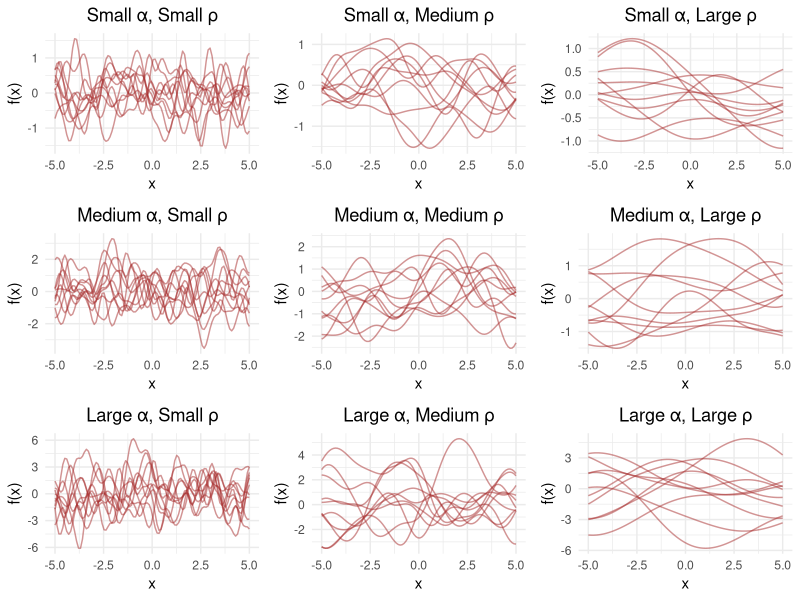
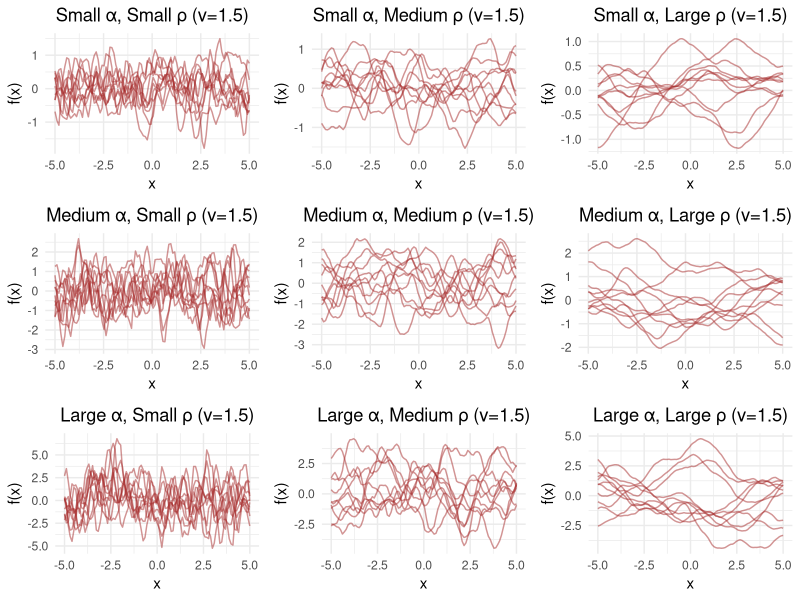
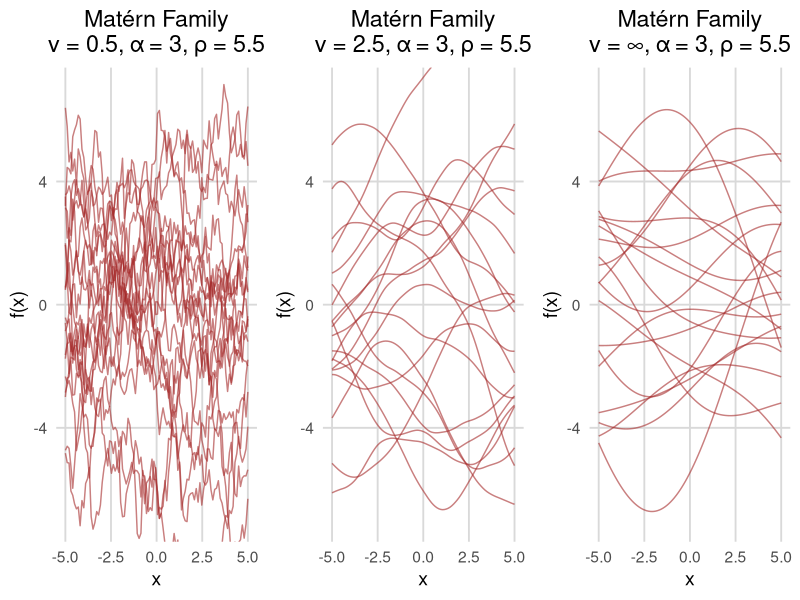
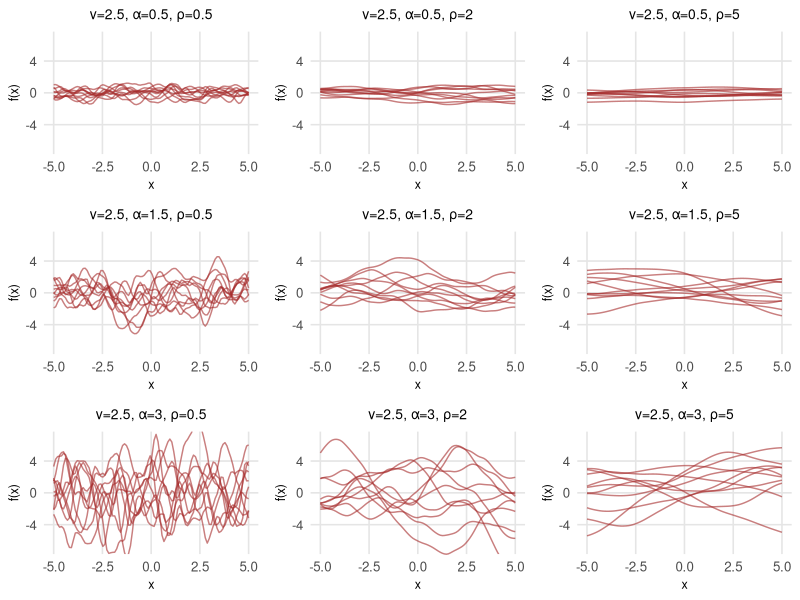
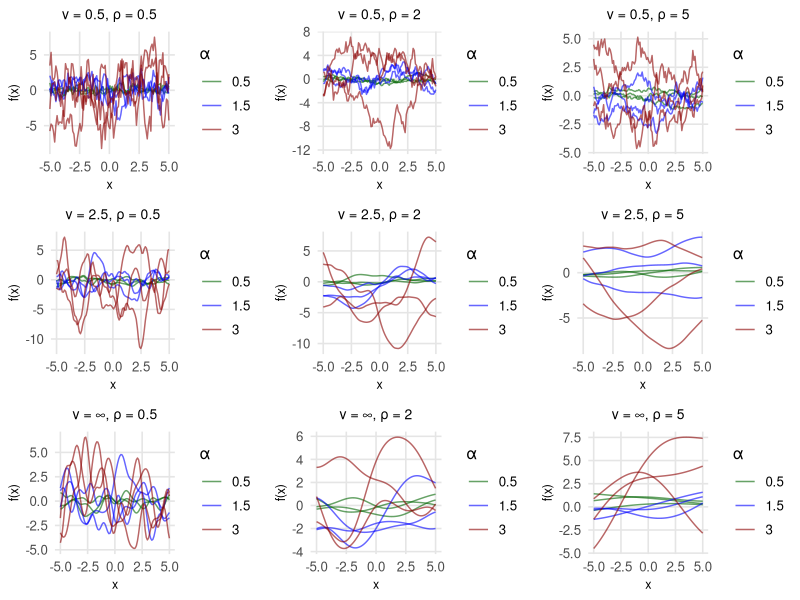
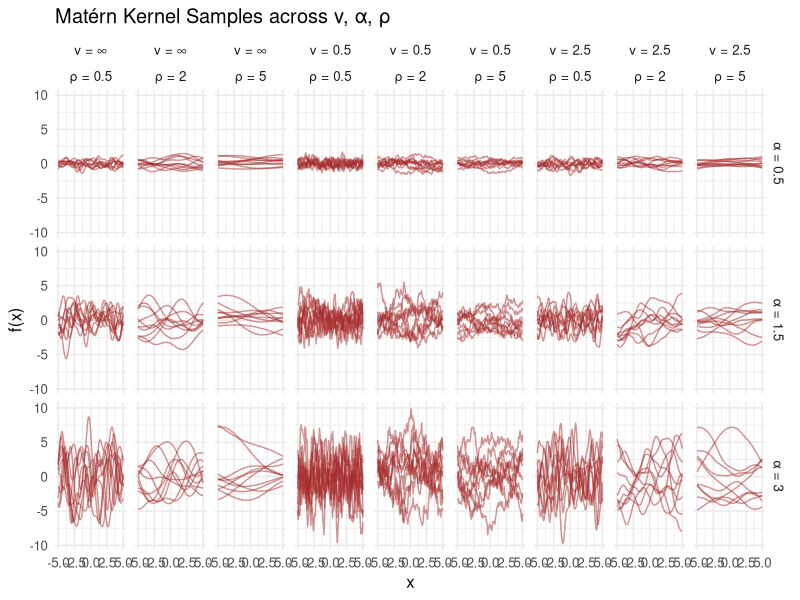
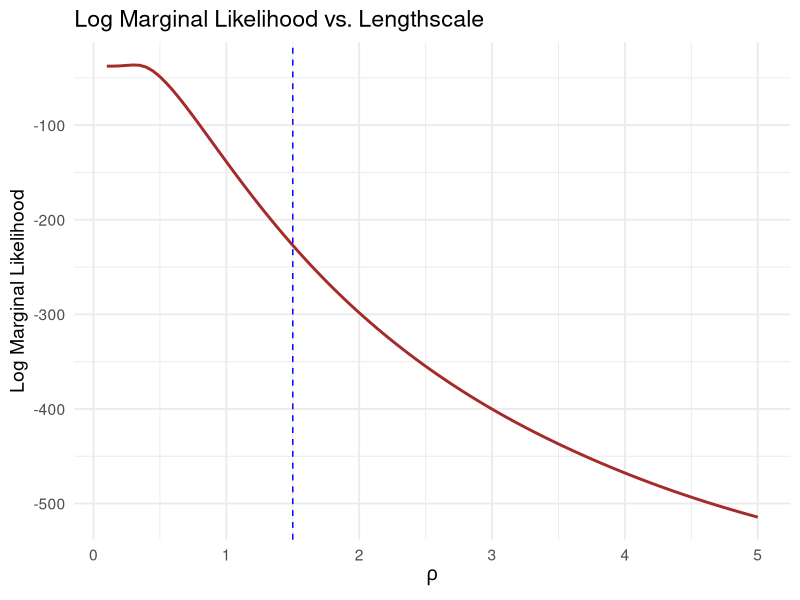
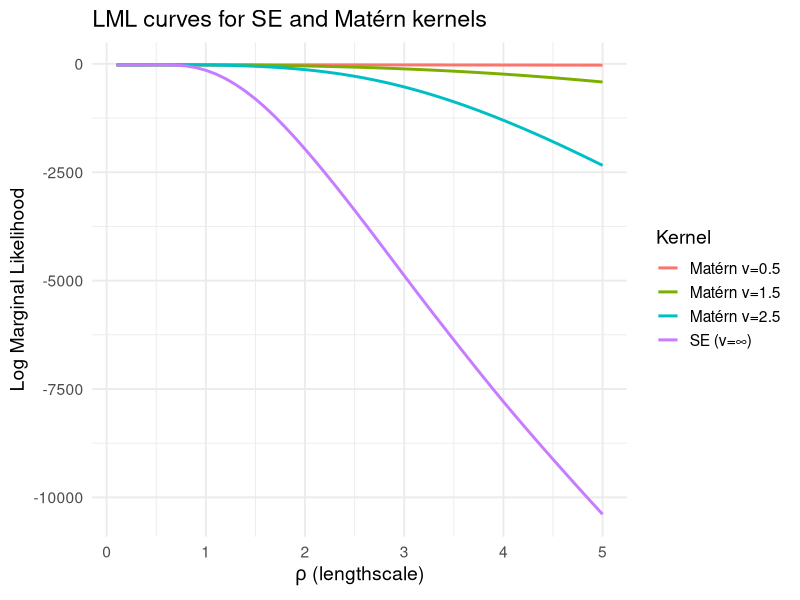

Write the R code that produced these figures, in order.
## ---- chunk 1
# ==============================
# Gaussian Process Prior Sampling
# ==============================

library(MASS)     # mvrnorm
library(ggplot2)  
library(gridExtra)

# Squared Exponential kernel function
se_kernel <- function(x, alpha, rho) {
  n <- length(x)
  K <- matrix(0, n, n)
  for (i in 1:n) {
    for (j in 1:n) {
      K[i,j] <- alpha^2 * exp(- ( (x[i]-x[j])^2 ) / (2*rho^2))
    }
  }
  return(K)
}

# Generate GP prior samples
gp_prior_samples <- function(x, alpha, rho, n_samp = 10) {
  K <- se_kernel(x, alpha, rho)
  mvrnorm(n_samp, mu = rep(0, length(x)), Sigma = K)
}

# X values
x <- seq(-5, 5, length.out = 100)

# Parameter grid
alphas <- c(0.5, 1.0, 2.0)  # small, medium, large variance
rhos   <- c(0.3, 1.0, 3.0)  # small, medium, large lengthscale

# Plotting function
plot_gp <- function(samples, x, title) {
  df <- data.frame(x = rep(x, nrow(samples)),
                   y = as.vector(t(samples)),
                   id = rep(1:nrow(samples), each=length(x)))
  ggplot(df, aes(x=x, y=y, group=id)) +
    geom_line(alpha=0.5, color="brown") +
    theme_minimal() +
    labs(title=title, x="x", y="f(x)") +
    theme(plot.title = element_text(hjust=0.5))
}

# Generate the 3x3 grid
plots <- list()
for (i in 1:3) {
  for (j in 1:3) {
    samp <- gp_prior_samples(x, alpha=alphas[i], rho=rhos[j], n_samp=10)
    title <- paste0(c("Small","Medium","Large")[i], " α, ",
                    c("Small","Medium","Large")[j], " ρ")
    plots[[length(plots)+1]] <- plot_gp(samp, x, title)
  }
}

# Arrange into grid
grid.arrange(grobs=plots, ncol=3)

## ---- chunk 2
# ==============================
# Gaussian Process Prior Sampling (Matérn Kernel)
# ==============================

library(MASS)     
library(ggplot2)  
library(gridExtra)

# Matérn kernel function (nu = 1.5, but you can switch)
matern_kernel <- function(x, alpha, rho, nu=1.5) {
  n <- length(x)
  K <- matrix(0, n, n)
  for (i in 1:n) {
    for (j in 1:n) {
      d <- abs(x[i] - x[j])
      if (nu == 0.5) {
        K[i,j] <- alpha^2 * exp(-d / rho)
      } else if (nu == 1.5) {
        K[i,j] <- alpha^2 * (1 + sqrt(3) * d / rho) * exp(-sqrt(3) * d / rho)
      } else if (nu == 2.5) {
        K[i,j] <- alpha^2 * (1 + sqrt(5) * d / rho + 5 * d^2 / (3*rho^2)) * exp(-sqrt(5) * d / rho)
      } else {
        stop("Use nu = 0.5, 1.5, or 2.5")
      }
    }
  }
  return(K)
}

# Generate GP prior samples (Matérn)
gp_prior_samples_matern <- function(x, alpha, rho, nu=1.5, n_samp = 10) {
  K <- matern_kernel(x, alpha, rho, nu)
  mvrnorm(n_samp, mu = rep(0, length(x)), Sigma = K)
}

# X values
x <- seq(-5, 5, length.out = 100)

# Parameter grid
alphas <- c(0.5, 1.0, 2.0)  
rhos   <- c(0.3, 1.0, 3.0)  

# Plotting function (same as SE)
plot_gp <- function(samples, x, title) {
  df <- data.frame(x = rep(x, nrow(samples)),
                   y = as.vector(t(samples)),
                   id = rep(1:nrow(samples), each=length(x)))
  ggplot(df, aes(x=x, y=y, group=id)) +
    geom_line(alpha=0.5, color="brown") +
    theme_minimal() +
    labs(title=title, x="x", y="f(x)") +
    theme(plot.title = element_text(hjust=0.5))
}

# Generate the 3x3 grid
plots <- list()
for (i in 1:3) {
  for (j in 1:3) {
    samp <- gp_prior_samples_matern(x, alpha=alphas[i], rho=rhos[j], nu=1.5, n_samp=10)
    title <- paste0(c("Small","Medium","Large")[i], " α, ",
                    c("Small","Medium","Large")[j], " ρ (ν=1.5)")
    plots[[length(plots)+1]] <- plot_gp(samp, x, title)
  }
}

# Arrange into grid
grid.arrange(grobs=plots, ncol=3)

## ---- chunk 3

# ==============================
# Matérn Family Comparison (Fixed Scales)
# ==============================

library(MASS)     
library(ggplot2)  
library(gridExtra)

# Matérn kernel function
matern_kernel <- function(x, alpha, rho, nu) {
  n <- length(x)
  K <- matrix(0, n, n)
  for (i in 1:n) {
    for (j in 1:n) {
      d <- abs(x[i] - x[j])
      if (nu == 0.5) {
        K[i,j] <- alpha^2 * exp(-d / rho)
      } else if (nu == 1.5) {
        K[i,j] <- alpha^2 * (1 + sqrt(3)*d/rho) * exp(-sqrt(3)*d/rho)
      } else if (nu == 2.5) {
        K[i,j] <- alpha^2 * (1 + sqrt(5)*d/rho + 5*d^2/(3*rho^2)) * exp(-sqrt(5)*d/rho)
      } else if (is.infinite(nu)) { 
        K[i,j] <- alpha^2 * exp(- (d^2)/(2*rho^2)) # SE kernel
      }
    }
  }
  return(K)
}

# Generate GP samples
gp_prior_samples_matern <- function(x, alpha, rho, nu, n_samp = 20) {
  K <- matern_kernel(x, alpha, rho, nu)
  mvrnorm(n_samp, mu = rep(0, length(x)), Sigma = K)
}

# Plotting function with fixed y-axis
plot_gp <- function(samples, x, nu, alpha, rho, ylim=c(-7,7)) {
  df <- data.frame(x = rep(x, nrow(samples)),
                   y = as.vector(t(samples)),
                   id = rep(1:nrow(samples), each=length(x)))
  title_text <- ifelse(is.infinite(nu),
                       paste0("Matérn Family\nν = ∞, α = ", alpha, ", ρ = ", rho),
                       paste0("Matérn Family\nν = ", nu, ", α = ", alpha, ", ρ = ", rho))
  
  ggplot(df, aes(x=x, y=y, group=id)) +
    geom_line(alpha=0.6, color="brown", linewidth=0.5) +
    theme_minimal(base_size = 14) +
    labs(title=title_text, x="x", y="f(x)") +
    theme(plot.title = element_text(hjust=0.5),
          panel.grid.minor = element_blank(),
          panel.grid.major = element_line(color="grey85")) +
    coord_cartesian(ylim=ylim)  # FIXED scale
}

# X values
x <- seq(-5, 5, length.out = 100)

# Parameters
alpha <- 3
rho   <- 5.5
nus   <- c(0.5, 2.5, Inf)   # ν values to compare

# Generate plots
plots <- list()
for (nu in nus) {
  samp <- gp_prior_samples_matern(x, alpha=alpha, rho=rho, nu=nu, n_samp=20)
  plots[[length(plots)+1]] <- plot_gp(samp, x, nu, alpha, rho, ylim=c(-7,7))
}

# Arrange side-by-side
grid.arrange(grobs=plots, ncol=3)


## ---- chunk 4
# ==============================
# Matérn Kernel Hyperparameter Grid
# ==============================

library(MASS)
library(ggplot2)
library(gridExtra)

# Matérn kernel function
matern_kernel <- function(x, alpha, rho, nu) {
  n <- length(x)
  K <- matrix(0, n, n)
  for (i in 1:n) {
    for (j in 1:n) {
      d <- abs(x[i] - x[j])
      if (nu == 0.5) {
        K[i,j] <- alpha^2 * exp(-d / rho)
      } else if (nu == 1.5) {
        K[i,j] <- alpha^2 * (1 + sqrt(3)*d/rho) * exp(-sqrt(3)*d/rho)
      } else if (nu == 2.5) {
        K[i,j] <- alpha^2 * (1 + sqrt(5)*d/rho + 5*d^2/(3*rho^2)) * exp(-sqrt(5)*d/rho)
      } else if (is.infinite(nu)) {
        K[i,j] <- alpha^2 * exp(- (d^2)/(2*rho^2))  # SE kernel
      }
    }
  }
  return(K)
}

# GP prior samples
gp_prior_samples_matern <- function(x, alpha, rho, nu, n_samp = 10) {
  K <- matern_kernel(x, alpha, rho, nu)
  mvrnorm(n_samp, mu = rep(0, length(x)), Sigma = K)
}

# Plotting function
plot_gp <- function(samples, x, alpha, rho, nu, ylim=c(-7,7)) {
  df <- data.frame(x = rep(x, nrow(samples)),
                   y = as.vector(t(samples)),
                   id = rep(1:nrow(samples), each=length(x)))
  
  title_text <- ifelse(is.infinite(nu),
                       paste0("ν = ∞, α=", alpha, ", ρ=", rho),
                       paste0("ν=", nu, ", α=", alpha, ", ρ=", rho))
  
  ggplot(df, aes(x=x, y=y, group=id)) +
    geom_line(alpha=0.6, color="brown", linewidth=0.5) +
    theme_minimal(base_size = 12) +
    labs(title=title_text, x="x", y="f(x)") +
    theme(plot.title = element_text(hjust=0.5, size=10),
          axis.title = element_text(size=9),
          panel.grid.minor = element_blank(),
          panel.grid.major = element_line(color="grey90")) +
    coord_cartesian(ylim=ylim)
}

# X values
x <- seq(-5, 5, length.out = 100)

# Parameters: small / medium / large
alphas <- c(0.5, 1.5, 3.0)
rhos   <- c(0.5, 2.0, 5.0)

# Choose ν (can repeat for each: 0.5, 2.5, ∞)
nu <- 2.5  

# Generate plots for all (alpha, rho) pairs
plots <- list()
for (i in 1:3) {
  for (j in 1:3) {
    samp <- gp_prior_samples_matern(x, alpha=alphas[i], rho=rhos[j], nu=nu, n_samp=10)
    plots[[length(plots)+1]] <- plot_gp(samp, x, alphas[i], rhos[j], nu)
  }
}

# Arrange into 3x3 grid
grid.arrange(grobs=plots, ncol=3)

## ---- chunk 5
# ==============================
# Matérn Kernel Grid (ν as rows, ρ as columns, α inside panels)
# ==============================

library(MASS)
library(ggplot2)
library(gridExtra)

# Matérn kernel function
matern_kernel <- function(x, alpha, rho, nu) {
  n <- length(x)
  K <- matrix(0, n, n)
  for (i in 1:n) {
    for (j in 1:n) {
      d <- abs(x[i] - x[j])
      if (nu == 0.5) {
        K[i,j] <- alpha^2 * exp(-d / rho)
      } else if (nu == 1.5) {
        K[i,j] <- alpha^2 * (1 + sqrt(3)*d/rho) * exp(-sqrt(3)*d/rho)
      } else if (nu == 2.5) {
        K[i,j] <- alpha^2 * (1 + sqrt(5)*d/rho + 5*d^2/(3*rho^2)) * exp(-sqrt(5)*d/rho)
      } else if (is.infinite(nu)) {
        K[i,j] <- alpha^2 * exp(- (d^2)/(2*rho^2))  # SE kernel
      }
    }
  }
  return(K)
}

# GP prior samples
gp_prior_samples_matern <- function(x, alpha, rho, nu, n_samp = 5) {
  K <- matern_kernel(x, alpha, rho, nu)
  mvrnorm(n_samp, mu = rep(0, length(x)), Sigma = K)
}

# Plotting function
plot_gp <- function(samples, x, alpha, rho, nu, ylim=c(-7,7)) {
  df <- data.frame(x = rep(x, nrow(samples)),
                   y = as.vector(t(samples)),
                   id = rep(1:nrow(samples), each=length(x)))
  
  title_text <- ifelse(is.infinite(nu),
                       bquote(nu == infinity ~ ", α=" ~ .(alpha) ~ ", ρ=" ~ .(rho)),
                       bquote(nu == .(nu) ~ ", α=" ~ .(alpha) ~ ", ρ=" ~ .(rho)))
  
  ggplot(df, aes(x=x, y=y, group=id)) +
    geom_line(alpha=0.6, color="brown") +
    theme_minimal(base_size = 12) +
    labs(title=title_text, x="x", y="f(x)") +
    theme(plot.title = element_text(hjust=0.5, size=10),
          axis.title = element_text(size=9),
          panel.grid.minor = element_blank(),
          panel.grid.major = element_line(color="grey90")) +
    coord_cartesian(ylim=ylim)
}

# X values
x <- seq(-5, 5, length.out = 100)

# Parameters
alphas <- c(0.5, 1.5, 3.0)   # small, medium, large variance
rhos   <- c(0.5, 2.0, 5.0)   # small, medium, large lengthscale
nus    <- c(0.5, 2.5, Inf)   # smoothness levels

# Generate plots
plots <- list()
for (nu in nus) {
  for (rho in rhos) {
    # inside each panel, overlay curves for multiple α
    df_all <- data.frame()
    for (alpha in alphas) {
      samp <- gp_prior_samples_matern(x, alpha=alpha, rho=rho, nu=nu, n_samp=3)
      df <- data.frame(x = rep(x, nrow(samp)),
                       y = as.vector(t(samp)),
                       id = paste0("α=", alpha, "_", rep(1:nrow(samp), each=length(x))))
      df$alpha <- alpha
      df_all <- rbind(df_all, df)
    }
    
    title_text <- ifelse(is.infinite(nu),
                         paste0("ν = ∞, ρ = ", rho),
                         paste0("ν = ", nu, ", ρ = ", rho))
    
    p <- ggplot(df_all, aes(x=x, y=y, group=id, color=factor(alpha))) +
      geom_line(alpha=0.6) +
      scale_color_manual(values=c("darkgreen","blue","darkred")) +
      theme_minimal(base_size = 12) +
      labs(title=title_text, x="x", y="f(x)", color="α") +
      theme(plot.title = element_text(hjust=0.5, size=10),
            axis.title = element_text(size=9),
            panel.grid.minor = element_blank(),
            panel.grid.major = element_line(color="grey90"))
    
    plots[[length(plots)+1]] <- p
  }
}

# Arrange into 3x3 grid
grid.arrange(grobs=plots, ncol=3)

## ---- chunk 6
# Libraries
library(ggplot2)
library(gridExtra)
library(MASS)      # for mvrnorm

# Matern kernel function
matern_cov <- function(x, nu, alpha, rho) {
  d <- as.matrix(dist(x))
  if (is.infinite(nu)) { # SE kernel case
    K <- alpha^2 * exp(- (d^2) / (2 * rho^2))
  } else {
    # Use Bessel function of the second kind
    K <- (alpha^2) * (2^(1-nu))/gamma(nu) *
      (sqrt(2*nu) * d / rho)^nu *
      besselK(sqrt(2*nu) * d / rho, nu)
    diag(K) <- alpha^2
    K[is.na(K)] <- alpha^2
  }
  return(K)
}

# Parameters
x <- seq(-5, 5, length.out = 100)
nus <- c(0.5, 2.5, Inf)
alphas <- c(0.5, 1.5, 3)
rhos <- c(0.5, 2, 5)

# Simulate functions for each combo
set.seed(123)
n_funcs <- 10
df_list <- list()

for (nu in nus) {
  for (alpha in alphas) {
    for (rho in rhos) {
      K <- matern_cov(x, nu, alpha, rho)
      sims <- mvrnorm(n_funcs, mu = rep(0, length(x)), Sigma = K)
      tmp <- data.frame(
        x = rep(x, n_funcs),
        f = as.vector(t(sims)),
        func = rep(1:n_funcs, each = length(x)),
        nu = paste0("ν = ", ifelse(is.infinite(nu), "∞", nu)),
        alpha = paste0("α = ", alpha),
        rho = paste0("ρ = ", rho)
      )
      df_list[[length(df_list)+1]] <- tmp
    }
  }
}
df <- do.call(rbind, df_list)

# Plot
ggplot(df, aes(x, f, group = func)) +
  geom_line(alpha = 0.5, color = "brown") +
  facet_grid(alpha ~ nu + rho, labeller = label_value) +
  theme_minimal(base_size = 12) +
  labs(x = "x", y = "f(x)", 
       title = "Matérn Kernel Samples across ν, α, ρ")

## ---- chunk 7
# Load libraries
library(MASS)      # for mvrnorm
library(ggplot2)

# Squared Exponential (SE) kernel for simplicity
se_kernel <- function(x, rho, alpha = 1) {
  d <- as.matrix(dist(x))
  K <- alpha^2 * exp(-(d^2) / (2 * rho^2))
  return(K)
}

# Log marginal likelihood function
log_marginal_likelihood <- function(X, y, rho, alpha = 1, sigma_n = 0.1) {
  K <- se_kernel(X, rho, alpha) + sigma_n^2 * diag(length(X))
  L <- chol(K)  # Cholesky decomposition
  alpha_vec <- backsolve(t(L), forwardsolve(L, y))
  
  lml <- -0.5 * t(y) %*% alpha_vec -
         sum(log(diag(L))) -
         (length(X) / 2) * log(2 * pi)
  
  return(as.numeric(lml))
}

# Simulate data
set.seed(123)
X <- seq(-5, 5, length.out = 30)
true_rho <- 1.5
true_alpha <- 1.0
sigma_n <- 0.1

K_true <- se_kernel(X, true_rho, true_alpha) + sigma_n^2 * diag(length(X))
y <- mvrnorm(1, rep(0, length(X)), K_true)

# Evaluate LML across a grid of rho values
rho_vals <- seq(0.1, 5, length.out = 100)
lml_vals <- sapply(rho_vals, function(r) 
  log_marginal_likelihood(X, y, r, alpha = true_alpha, sigma_n = sigma_n)
)

# Put into a dataframe
df <- data.frame(rho = rho_vals, LML = lml_vals)

# Plot
ggplot(df, aes(rho, LML)) +
  geom_line(color = "brown", size = 1) +
  geom_vline(xintercept = true_rho, linetype = "dashed", color = "blue") +
  theme_minimal(base_size = 14) +
  labs(x = expression(rho), 
       y = "Log Marginal Likelihood",
       title = "Log Marginal Likelihood vs. Lengthscale")

## ---- chunk 8
library(MASS)     # for mvrnorm
library(ggplot2)

# --- Kernel functions ---
se_kernel <- function(x, rho, alpha = 1) {
  d <- as.matrix(dist(x))
  K <- alpha^2 * exp(-(d^2) / (2 * rho^2))
  return(K)
}

matern_kernel <- function(x, rho, alpha = 1, nu = 2.5) {
  d <- as.matrix(dist(x))
  if (nu == 0.5) {
    K <- alpha^2 * exp(-d / rho)
  } else if (nu == 1.5) {
    K <- alpha^2 * (1 + sqrt(3) * d / rho) * exp(-sqrt(3) * d / rho)
  } else if (nu == 2.5) {
    K <- alpha^2 * (1 + sqrt(5) * d / rho + (5 * d^2) / (3 * rho^2)) *
         exp(-sqrt(5) * d / rho)
  } else if (is.infinite(nu)) {
    K <- alpha^2 * exp(-(d^2) / (2 * rho^2))  # SE as ν → ∞
  } else {
    stop("Only ν = 0.5, 1.5, 2.5, ∞ implemented.")
  }
  return(K)
}

# --- Log marginal likelihood ---
log_marginal_likelihood <- function(K, y, sigma2 = 1e-4) {
  n <- length(y)
  Ky <- K + sigma2 * diag(n)
  L <- chol(Ky)
  alpha <- backsolve(t(L), forwardsolve(L, y))
  logdet <- 2 * sum(log(diag(L)))
  lml <- -0.5 * t(y) %*% alpha - 0.5 * logdet - (n / 2) * log(2 * pi)
  return(lml)
}

# --- Generate toy dataset ---
set.seed(42)
x <- seq(-5, 5, length.out = 20)
y <- sin(x) + rnorm(length(x), 0, 0.1)

# --- Sweep over rho values ---
rhos <- seq(0.1, 5, length.out = 50)
results <- data.frame()

kernels <- list(
  list(name = "SE (ν=∞)", nu = Inf),
  list(name = "Matérn ν=0.5", nu = 0.5),
  list(name = "Matérn ν=1.5", nu = 1.5),
  list(name = "Matérn ν=2.5", nu = 2.5)
)

for (ker in kernels) {
  for (rho in rhos) {
    K <- matern_kernel(x, rho, nu = ker$nu)
    lml <- log_marginal_likelihood(K, y)
    results <- rbind(results,
                     data.frame(rho = rho,
                                lml = lml,
                                kernel = ker$name))
  }
}

# --- Plot ---
ggplot(results, aes(x = rho, y = lml, color = kernel)) +
  geom_line(size = 1) +
  theme_minimal(base_size = 14) +
  labs(x = expression(rho~"(lengthscale)"),
       y = "Log Marginal Likelihood",
       title = "LML curves for SE and Matérn kernels",
       color = "Kernel")

